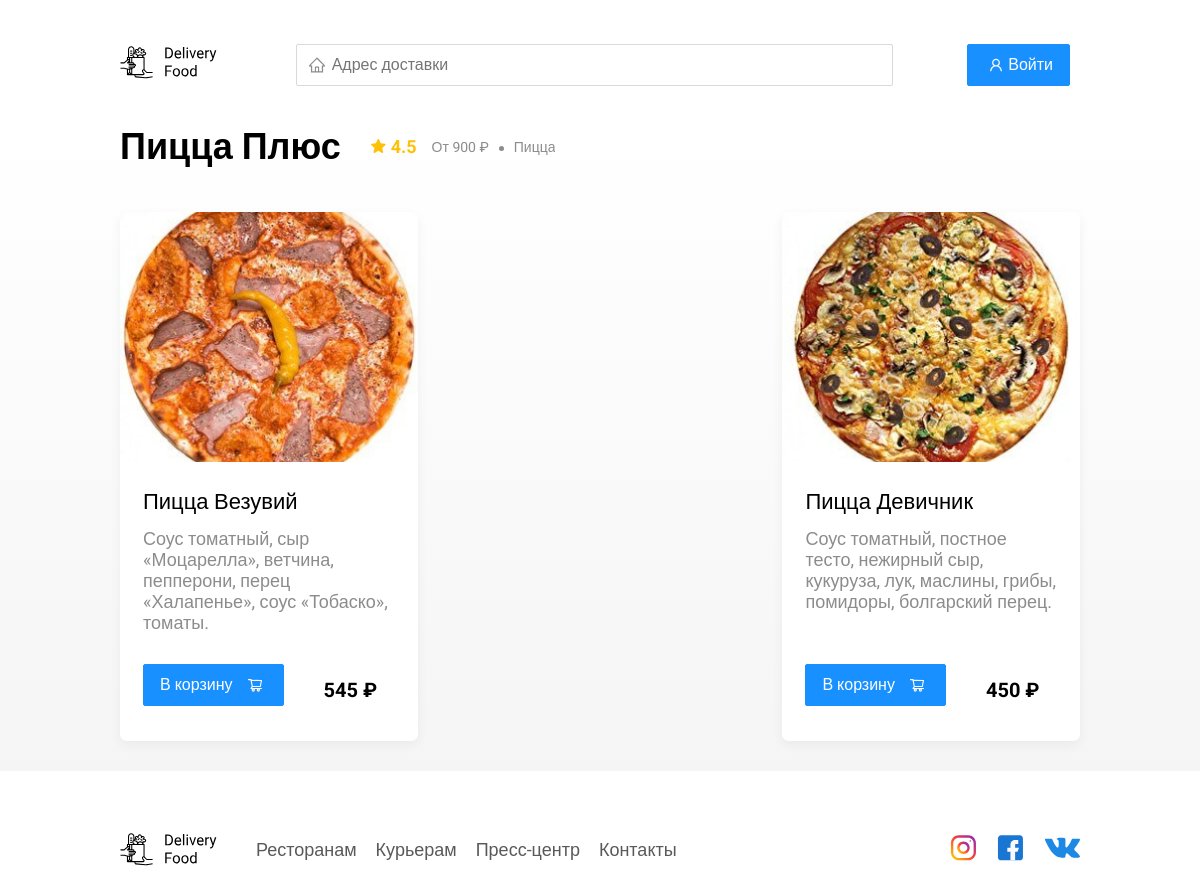
The page /restaurant/1 on the database its author committed.
### restaurants/models.py (models this page shows, shortened)
class Restaurant(models.Model):
    name = models.CharField(max_length=100)
    time_of_delivery = models.CharField(max_length=100)
    stars = models.DecimalField(max_digits=2, decimal_places=1)
    price = models.IntegerField()
    kitchen = models.CharField(max_length=100)
    image = models.ImageField(upload_to='restaurant_images', blank=False, null=False)

class Product(models.Model):
    name = models.CharField(max_length=100)
    description = models.CharField(max_length=500)
    price = models.IntegerField()
    image = models.ImageField(upload_to='restaurant_images', blank=False, null=False)
    restaurant = models.ForeignKey(to=Restaurant, on_delete=models.CASCADE)

### restaurants/views.py (the view)
# urls.py: path('restaurant/<int:rest_id>', views.restaurant, name='restaurant'),
def restaurant(request, rest_id):
    context = {
        'products' : Product.objects.filter(restaurant=rest_id),
        'restaurant' : Restaurant.objects.get(id=rest_id)
    }
    return render(request, 'restaurant.html', context)

### restaurants/templates/restaurant.html (shortened to what this page needs)
{% extends 'base.html' %}
{% load static %}
{% block content %}
	<main class="main">
		<div class="container">
			<section class="menu">
				<div class="section-heading">
					<h2 class="section-title restaurant-title">{{ restaurant.name }}</h2>
					<div class="card-info">
						<div class="rating">{{ restaurant.stars }}</div>
						<div class="price">От {{ restaurant.price }} ₽</div>
						<div class="category">{{ restaurant.kitchen }}</div>
					</div>
				</div>
				<div class="cards cards-menu">
					{% for item in products %}
						<div class="card">
							<img src="{{ item.image.url }}" alt="image" class="card-image"/>
							<div class="card-text">
								<div class="card-heading">
									<h3 class="card-title card-title-reg">{{ item.name }}</h3>
								</div>
								<div class="card-info">
									<div class="ingredients">{{ item.description }}</div>
								</div>
								<div class="card-buttons">
									<form action="{% url 'add_food' item.id %}" method="post">
										<button type="submit" class="button button-primary button-add-cart">
											<span class="button-card-text">В корзину</span>
											<span class="button-cart-svg"></span>
										</button>
									</form>
									<strong class="card-price-bold">{{ item.price }} ₽</strong>
								</div>
							</div>
						</div>
					{% endfor %}
				</div>
			</section>
		</div>
	</main>
{% endblock %}

### restaurants/templates/base.html (shortened to what this page needs)
<!DOCTYPE html>
<html lang="ru">
{% load static %}
<head>
    <link rel="stylesheet" href="{% static 'css/normalize.css' %}"/>
    <link rel="stylesheet" href="{% static 'css/style.css' %}"/>
</head>
<body>
	<div class="container">
		<header class="header">
			<a class="logo" href="{% url 'home' %}">
				<img src="{% static 'img/icon/logo.svg' %}" alt="Logo"/>
			</a>
			<label class="address">
				<input type="text" class="input input-address" placeholder="Адрес доставки"/>
			</label>
			<div class="buttons">
				{% if user.is_authenticated %}
					<a href="{% url 'login' %}">
						<button class="button button-primary button-out" style="display: flex;">
							<span class="button-text">Выйти</span>
							<span class="button-out-svg"></span>
						</button>
					</a>
					<a href="{% url 'cart' %}">
						<button class="button button-cart" id="cart-button">
							<span class="button-cart-svg"></span>
							<span class="button-text">Корзина</span>
						</button>
					</a>
				{% else %}
				<a href="{% url 'login' %}">
					<button class="button button-primary button-auth">
						<span class="button-auth-svg"></span>
						<span class="button-text">Войти</span>
					</button>
				</a>
				{% endif %}
			</div>
		</header>
	</div>
    {% block content %}{% endblock %}
    <footer class="footer">
		<div class="container">
			<div class="footer-block">
				<img src="{% static 'img/icon/logo.svg' %}" alt="logo" class="logo footer-logo"/>
				<nav class="footer-nav">
					<a href="#" class="footer-link">Ресторанам </a>
					<a href="#" class="footer-link">Курьерам</a>
					<a href="#" class="footer-link">Пресс-центр</a>
					<a href="#" class="footer-link">Контакты</a>
				</nav>
				<div class="social-links">
					<a href="#" class="social-link"><img src="{% static 'img/social/instagram.svg' %}" alt="instagram"/></a>
					<a href="#" class="social-link"><img src="{% static 'img/social/fb.svg' %}" alt="facebook"/></a>
					<a href="#" class="social-link"><img src="{% static 'img/social/vk.svg' %}" alt="vk"/></a>
				</div>
			</div>
		</div>
	</footer>
</body>
</html>

### restaurants/static/css/style.css (style rules this page uses)
* { box-sizing: border-box; }
body { font-family: "Roboto", sans-serif; padding-top: 44px; }
a, button { cursor: pointer; color: inherit; text-decoration: none; }
.container { max-width: 1200px; margin: auto; }
.header { display: flex; align-items: center; justify-content: space-between; margin-bottom: 40px; }
.input { background-color: #ffffff; border: 1px solid #d9d9d9; border-radius: 2px; font-size: 16px; line-height: 24px; padding: 8px 8px 8px 35px; background-repeat: no-repeat; background-position: left 11px center; }
.address { flex: 0.8; }
.input-address { width: 100%; background-image: url(../img/icon/home.svg); }
.buttons { display: flex; align-items: center; }
.button { display: flex; align-items: center; padding: 8px 16px; background: #ffffff; border: 1px solid #d9d9d9; box-sizing: border-box; box-shadow: 0 0 2px rgba(0, 0, 0, 0.0015); border-radius: 2px; color: #595959; font-size: 16px; line-height: 24px; }
.button-primary { background: #1890ff; border: 1px solid #1890ff; color: #fff; margin-right: 10px; }
.button-card-text { margin-right: 10px; }
.button-auth { background-position: 20px 13px; }
.button-primary .button-auth-svg { width: 24px; height: 24px; background-color: #fff; -webkit-mask: url("../img/icon/user.svg") no-repeat 50% 50%; mask: url("../img/icon/user.svg") no-repeat 50% 50%; background-repeat: no-repeat; }
.button .button-cart-svg { width: 24px; height: 24px; background-color: #595959; -webkit-mask: url("../img/icon/shopping-cart.svg") no-repeat 50% 50%; mask: url("../img/icon/shopping-cart.svg") no-repeat 50% 50%; background-repeat: no-repeat; }
.button-primary .button-cart-svg { background-color: #fff; }
.main { background: linear-gradient(180deg, rgba(245, 245, 245, 0) 1.04%, #f5f5f5 100%); }
.section-heading { display: flex; align-items: center; margin-bottom: 44px; }
.section-title { font-style: normal; font-weight: bold; font-size: 36px; line-height: 42px; margin: 0 30px 0 0; color: #000000; }
.cards { display: flex; align-items: flex-start; justify-content: space-between; flex-wrap: wrap; }
.card { background: #ffffff; box-shadow: 0 4px 12px rgba(0, 0, 0, 0.05); border-radius: 7px; overflow: hidden; margin-bottom: 30px; flex-basis: 31%; text-decoration: none; }
.card-image { width: 100%; height: 250px; object-fit: cover; }
.card-text { padding: 20px 23px 35px; min-height: 275px; display: flex; flex-direction: column; }
.card-heading { display: flex; align-items: center; justify-content: space-between; margin-bottom: 10px; }
.card-title { margin: 0; font-style: normal; font-weight: bold; font-size: 22px; line-height: 32px; }
.card-title-reg { font-weight: 400; }
.card-info { display: flex; align-items: center; flex-wrap: wrap; }
.card-buttons { display: flex; margin-top: 24px; flex-grow: 1; align-items: flex-end; }
.card-price-bold { font-weight: bold; font-size: 20px; line-height: 32px; margin-left: 30px; }
.rating { background-image: url("../img/icon/rating.svg"); background-repeat: no-repeat; background-position: 0 7px; padding-left: 20px; margin-right: 26px; color: #ffc107; font-weight: bold; font-size: 18px; line-height: 32px; }
.price, .category { color: #8c8c8c; font-size: 18px; line-height: 32px; }
.price { margin-right: 10px; }
.ingredients { color: #8c8c8c; font-size: 18px; line-height: 21px; }
.category { text-overflow: ellipsis; overflow: hidden; white-space: nowrap; max-width: 150px; }
.price:after { content: ""; width: 5px; height: 5px; background-color: #8c8c8c; display: inline-block; vertical-align: middle; border-radius: 50%; margin-left: 10px; }
.footer { padding: 60px 0; }
.footer-block { display: flex; align-items: center; justify-content: space-between; }
.footer-nav { margin-left: 35px; margin-right: auto; }
.footer-link { display: inline-block; color: #595959; font-style: normal; font-weight: normal; font-size: 18px; line-height: 21px; text-decoration: none; }
.footer-link:not(:last-child) { margin-right: 15px; }
.social-links { display: flex; align-items: center; }
.social-link:not(:last-child) { margin-right: 21px; }
@media (max-width: 1366px) { .container { max-width: 960px; } }
@media (max-width: 1366px) { .rating { margin-right: 15px; } }
@media (max-width: 1366px) { .category, .price { font-size: 14px; } }

### rows shown on the page
Restaurant: name "Пицца Плюс", stars "4.5", price "900", kitchen "Пицца"
Product: image (picture), name "Пицца Везувий", description "Соус томатный, сыр «Моцарелла», ветчина, пепперони, перец «Халапенье», соус «Тобаско», томаты.", price "545"
Product: image (picture), name "Пицца Девичник", description "Соус томатный, постное тесто, нежирный сыр, кукуруза, лук, маслины, грибы, помидоры, болгарский перец.", price "450"
